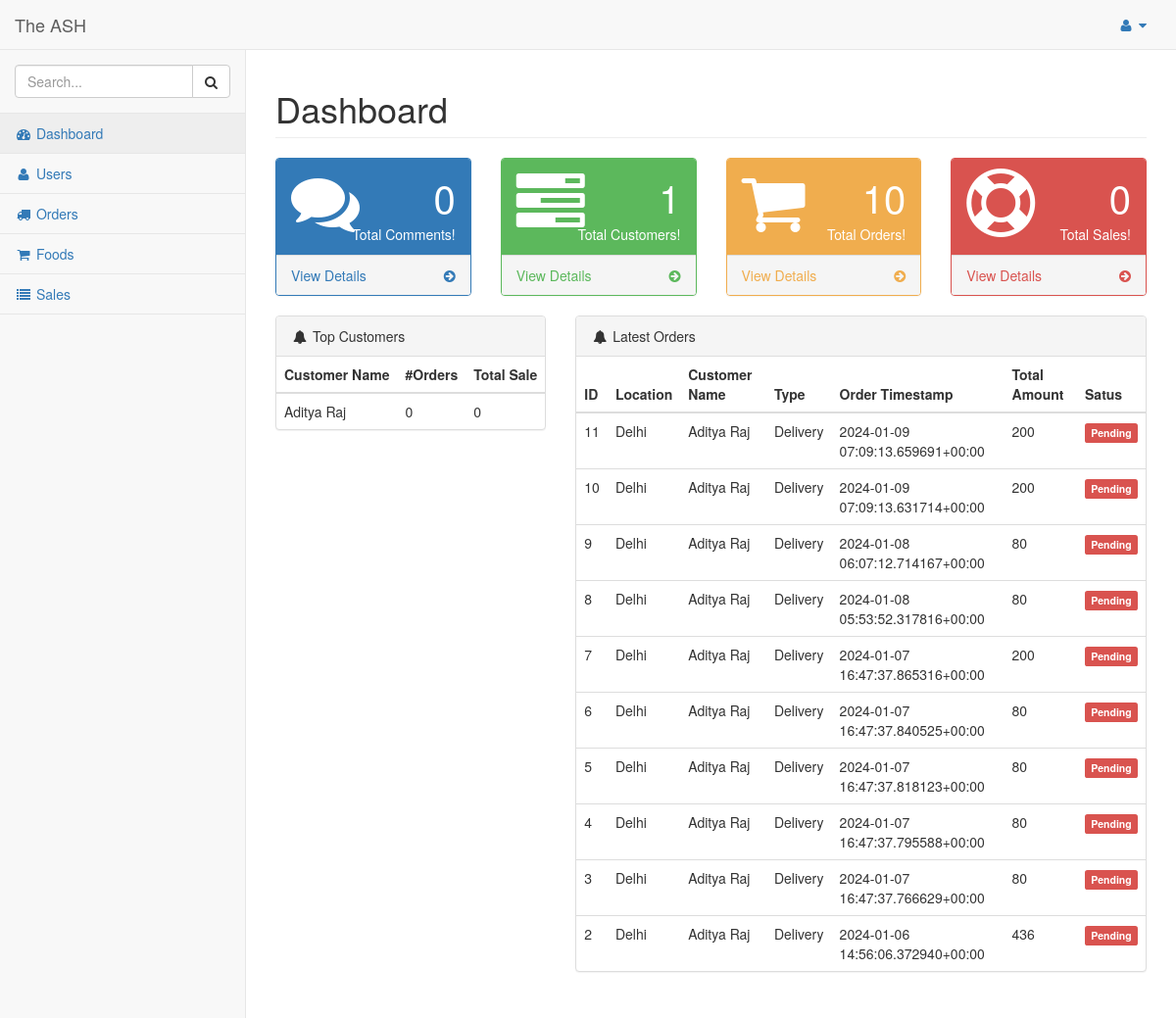
The page /dashboard/admin/ (signed in) on the database as committed earlier.
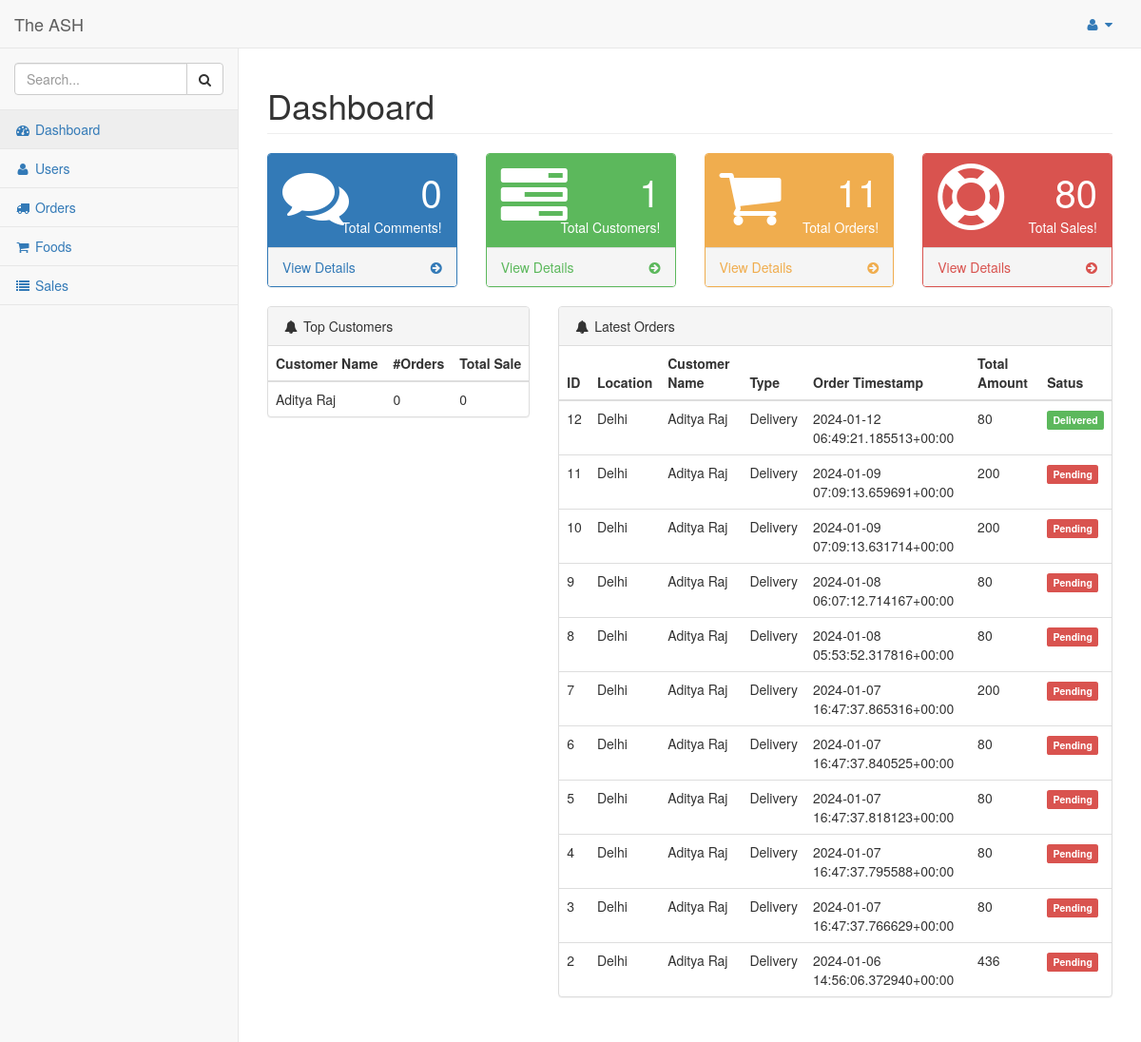
The same page on the database as committed later.
### hotel/models.py (models this page shows, shortened)
class Customer(models.Model):
    pending = 'Pending'
    verified = 'Verified'
    STATUS = (
        (pending, pending),
        (verified, verified),
    )
    customer = models.ForeignKey(User, on_delete=models.CASCADE)
    address = models.TextField()
    contact = models.CharField(max_length=10)
    orders = models.IntegerField(default=0)
    total_sale = models.IntegerField(default=0)

class Order(models.Model):
    pending = 'Pending'
    completed = 'Completed'
    STATUS = (
        (pending, pending),
        (completed, completed),
    )
    cod = 'Cash On Delivery'
    card = 'Card Payment'
    upi = 'UPI Payment'
    PAYMENT = (
        (cod, cod),
        (card, card),
        (upi, upi),
    )
    pickup = 'PickUp'
    delivery = 'Delivery'
    TYPE = (
        (pickup, pickup),
        (delivery, delivery),
    )
    customer = models.ForeignKey(Customer, on_delete=models.CASCADE)
    order_timestamp = models.CharField(max_length=100, blank=True)
    delivery_timestamp = models.CharField(max_length=100, blank=True)
    payment_status = models.CharField(max_length=100, choices=STATUS)
    delivery_status = models.CharField(max_length=100, choices=STATUS)
    if_cancelled = models.BooleanField(default=False)
    total_amount = models.IntegerField()
    payment_method = models.CharField(max_length=100, choices=PAYMENT)
    location = models.CharField(max_length=200, blank=True, null=True)
    delivery_boy = models.ForeignKey(Staff, on_delete=models.CASCADE, null=True, blank=True)

### hotel/views.py (the view)
# urls.py: path('dashboard/admin/', views.dashboard_admin, name='dashboard_admin'),  # Admin dashboard
@login_required
@staff_member_required
def dashboard_admin(request):
    comments = Comment.objects.count()
    orders = Order.objects.count()
    customers = Customer.objects.count()
    completed_orders = Order.objects.filter(payment_status="Completed")
    top_customers = Customer.objects.filter().order_by('-total_sale')
    latest_orders = Order.objects.filter().order_by('-order_timestamp')
    datas = Data.objects.filter().order_by('date')
    sales = 0
    for order in completed_orders:
        sales += order.total_amount
    context = {
        'comments':comments,
        'orders':orders,
        'customers':customers,
        'sales':sales,
        'top_customers': top_customers,
        'latest_orders':latest_orders,
        'datas':datas,
    }
    return render(request, 'admin_temp/index.html', context)

### hotel/templates/admin_temp/index.html (shortened to what the changed rows need)
{% load static %}
{% include "includes/base.html" %}
<div id="page-wrapper">
    <div class="row">
        <div class="col-lg-12">
            <h1 class="page-header">Dashboard</h1>
        </div>
    </div>
    <div class="row">
        <div class="col-lg-3 col-md-6">
            <div class="panel panel-yellow">
                <div class="panel-heading">
                    <div class="row">
                        <div class="col-xs-9 text-right">
                            <div class="huge">{{orders}}</div>
                            <div>Total Orders!</div>
                        </div>
                    </div>
                </div>
            </div>
        </div>
        <div class="col-lg-3 col-md-6">
            <div class="panel panel-red">
                <div class="panel-heading">
                    <div class="row">
                        <div class="col-xs-9 text-right">
                            <div class="huge">{{sales}}</div>
                            <div>Total Sales!</div>
                        </div>
                    </div>
                </div>
            </div>
        </div>
    </div>
            <div class="row">
                <div class="col-lg-4">
                    <div class="panel panel-default">
                        <table class="table">
                          <thead>
                            <tr>
                              <th scope="col">Customer Name</th>
                              <th scope="col">#Orders</th>
                              <th scope="col">Total Sale</th>
                            </tr>
                          </thead>
                          <tbody>
                            {% for customer in top_customers %}
                            <tr>
                              <td>{{customer.customer.first_name}} {{customer.customer.last_name}}</td>
                              <td>{{customer.orders}}</td>
                              <td>{{customer.total_sale}}</td>
                            </tr>
                            {% endfor %}
                          </tbody>
                        </table>
                    </div>
                </div>
                <div class="col-lg-8">
                    <div class="panel panel-default">
                        <table class="table">
                          <thead>
                            <tr>
                              <th scope="col">ID</th>
                              <th scope="col">Location</th>
                              <th scope="col">Customer Name</th>
                              <th scope="col">Type</th>
                              <th scope="col">Order Timestamp</th>
                              <th scope="col">Total Amount</th>
                              <th scope="col">Satus</th>
                            </tr>
                          </thead>
                          <tbody>
                            {% for order in latest_orders %}
                            <tr>
                              <td>{{order.id}}</td>
                              <td>{{order.location}}</td>
                              <td>{{order.customer.customer.first_name}} {{order.customer.customer.last_name}}</td>
                              <td>Delivery</td>
                              <td>{{order.order_timestamp}}</td>
                              <td>{{order.total_amount}}</td>
                              <td>
                                  {% if order.delivery_status == "Completed" %}
                                    <span class="label label-success">Delivered</span>
                                  {% elif order.delivery_status == "Processing" %}
                                    <span class="label label-warning">Processing</span>
                                  {% else %}
                                    <span class="label label-danger">Pending</span>
                                  {% endif %}
                              </td>
                            </tr>
                            {% endfor %}
                          </tbody>
                        </table>
                    </div>
                </div>
            </div>
        </div>
    </div>
{% include "includes/scripts.html" %}

Rows that differ between the two databases and show on the page:
added Order: id "12", location "Delhi", customer.customer.first_name "Aditya", customer.customer.last_name "Raj", order_timestamp "2024-01-12 06:49:21.185513+00:00", total_amount "80", delivery_status "Delivered"
Other text that changed with them:
{{ orders }}: "10" → "11"
{{ sales }}: "0" → "80"
